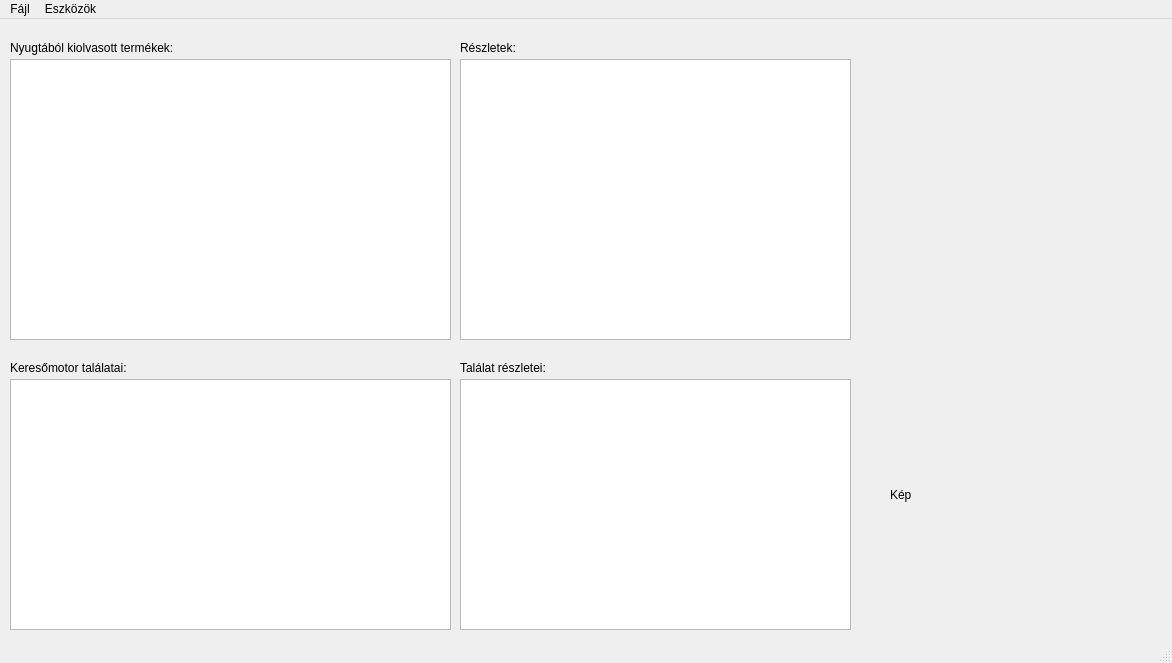
<?xml version="1.0" encoding="UTF-8"?>
<ui version="4.0">
 <class>MainWindow</class>
 <widget class="QMainWindow" name="MainWindow">
  <property name="geometry">
   <rect>
    <x>0</x>
    <y>0</y>
    <width>1172</width>
    <height>663</height>
   </rect>
  </property>
  <property name="windowTitle">
   <string>MainWindow</string>
  </property>
  <widget class="QWidget" name="centralWidget">
   <widget class="QListWidget" name="productsList">
    <property name="geometry">
     <rect>
      <x>10</x>
      <y>40</y>
      <width>441</width>
      <height>281</height>
     </rect>
    </property>
   </widget>
   <widget class="QListWidget" name="recomsList">
    <property name="geometry">
     <rect>
      <x>10</x>
      <y>360</y>
      <width>441</width>
      <height>251</height>
     </rect>
    </property>
   </widget>
   <widget class="QListWidget" name="productDetails">
    <property name="geometry">
     <rect>
      <x>460</x>
      <y>40</y>
      <width>391</width>
      <height>281</height>
     </rect>
    </property>
   </widget>
   <widget class="QLabel" name="productsListLabel">
    <property name="geometry">
     <rect>
      <x>10</x>
      <y>20</y>
      <width>231</width>
      <height>17</height>
     </rect>
    </property>
    <property name="text">
     <string>Nyugtából kiolvasott termékek:</string>
    </property>
   </widget>
   <widget class="QLabel" name="productDetailsLabel">
    <property name="geometry">
     <rect>
      <x>460</x>
      <y>20</y>
      <width>91</width>
      <height>17</height>
     </rect>
    </property>
    <property name="text">
     <string>Részletek:</string>
    </property>
   </widget>
   <widget class="QLabel" name="recomsListLabel">
    <property name="geometry">
     <rect>
      <x>10</x>
      <y>340</y>
      <width>161</width>
      <height>17</height>
     </rect>
    </property>
    <property name="text">
     <string>Keresőmotor találatai:</string>
    </property>
   </widget>
   <widget class="QListWidget" name="recomDetails">
    <property name="geometry">
     <rect>
      <x>460</x>
      <y>360</y>
      <width>391</width>
      <height>251</height>
     </rect>
    </property>
   </widget>
   <widget class="QLabel" name="recomDetailsLabel">
    <property name="geometry">
     <rect>
      <x>460</x>
      <y>340</y>
      <width>121</width>
      <height>17</height>
     </rect>
    </property>
    <property name="text">
     <string>Találat részletei:</string>
    </property>
   </widget>
   <widget class="QLabel" name="image">
    <property name="geometry">
     <rect>
      <x>890</x>
      <y>350</y>
      <width>251</width>
      <height>251</height>
     </rect>
    </property>
    <property name="text">
     <string>Kép</string>
    </property>
    <property name="scaledContents">
     <bool>true</bool>
    </property>
   </widget>
  </widget>
  <widget class="QMenuBar" name="menuBar">
   <property name="geometry">
    <rect>
     <x>0</x>
     <y>0</y>
     <width>1172</width>
     <height>22</height>
    </rect>
   </property>
   <widget class="QMenu" name="menuFile">
    <property name="title">
     <string>Fájl</string>
    </property>
    <addaction name="actionOpen"/>
   </widget>
   <widget class="QMenu" name="menuEszk_z_k">
    <property name="title">
     <string>Eszközök</string>
    </property>
    <addaction name="actionSearchOnline"/>
   </widget>
   <addaction name="menuFile"/>
   <addaction name="menuEszk_z_k"/>
  </widget>
  <widget class="QStatusBar" name="statusBar"/>
  <action name="actionOpen">
   <property name="text">
    <string>Nyugta megnyitása</string>
   </property>
  </action>
  <action name="actionSearchOnline">
   <property name="checkable">
    <bool>false</bool>
   </property>
   <property name="text">
    <string>Keresés online</string>
   </property>
  </action>
 </widget>
 <layoutdefault spacing="6" margin="11"/>
 <resources/>
 <connections/>
</ui>
